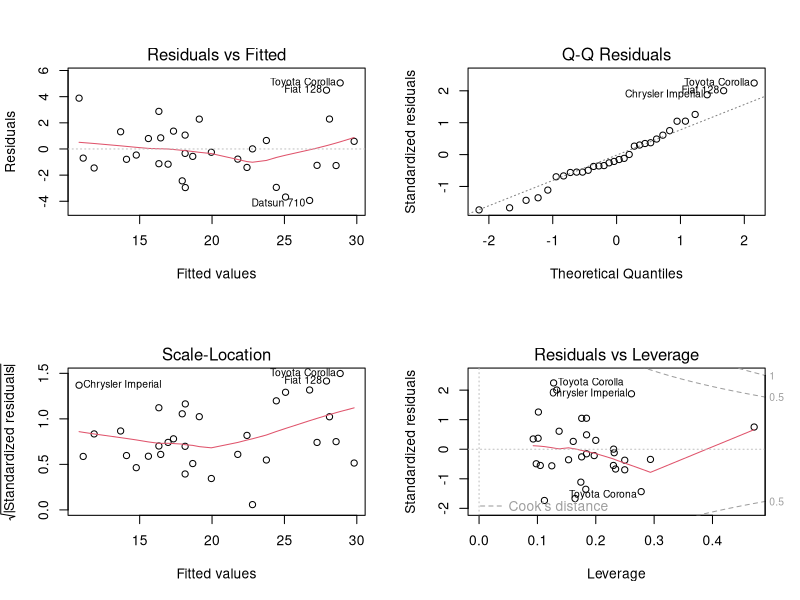
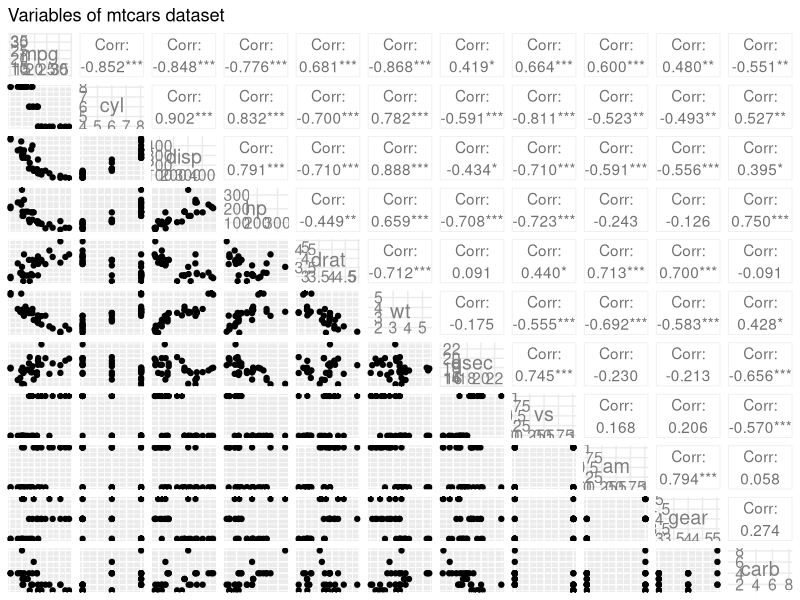
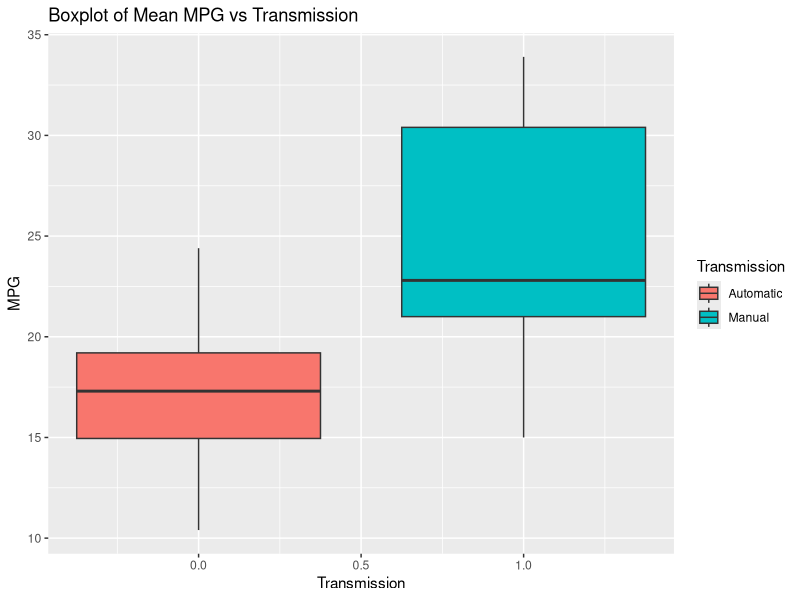

The R source for these figures, in order:
## ---- chunk 1
# Load libraries
library(caret)
library(GGally)
library(gridExtra)
# Load dataset
data(mtcars)

## ---- chunk 2
# Dataset dimensions
dim(mtcars)

## ---- chunk 3
# Draft model1
modfit1 <- lm(mpg ~ factor(cyl) + disp + hp + drat + wt + qsec + 
                  vs + am + factor(gear) + carb, data = mtcars)
## ---- chunk 4
# Skeleton model
modfit0 <- lm(mpg ~ 1, data = mtcars)
# Automatic variable selection by step function
stepfit <- step(modfit0, scope=list(lower=modfit0, upper=modfit1), direction="forward", trace = 0)
summary(stepfit)
## ---- chunk 5
# Baseline model
modfit.am <- lm(mpg ~ am, data = mtcars)
anova(modfit.am, stepfit)
## ---- chunk 6
par(mfrow=c(2, 2))
plot(stepfit)
## ---- chunk 7
t.test(mpg ~ am, data = mtcars)
## ---- chunk 8
# Pairs plot of mtcars
ggpairs(mtcars, 
        title = "Variables of mtcars dataset",
        size = list(corSize = 10, size = 2),
        alpha = 0.8,
        axisLabels = "internal")
## ---- chunk 9
summary(modfit1)$coef
## ---- chunk 10
ggplot(data=mtcars, aes(am, mpg))+
    geom_boxplot(aes(fill=as.factor(am)))+
    labs(title ="Boxplot of Mean MPG vs Transmission", x = "Transmission", y = "MPG")+
    scale_fill_discrete(name = "Transmission", labels = c("Automatic", "Manual"))
